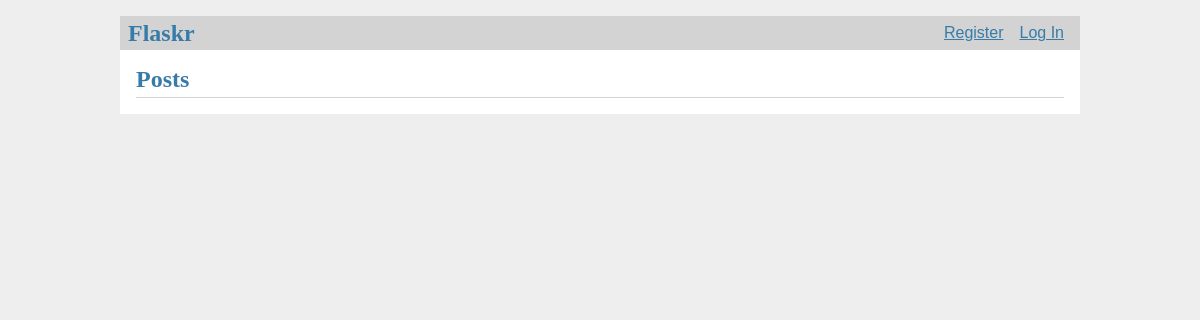
Before: / with the older database file.
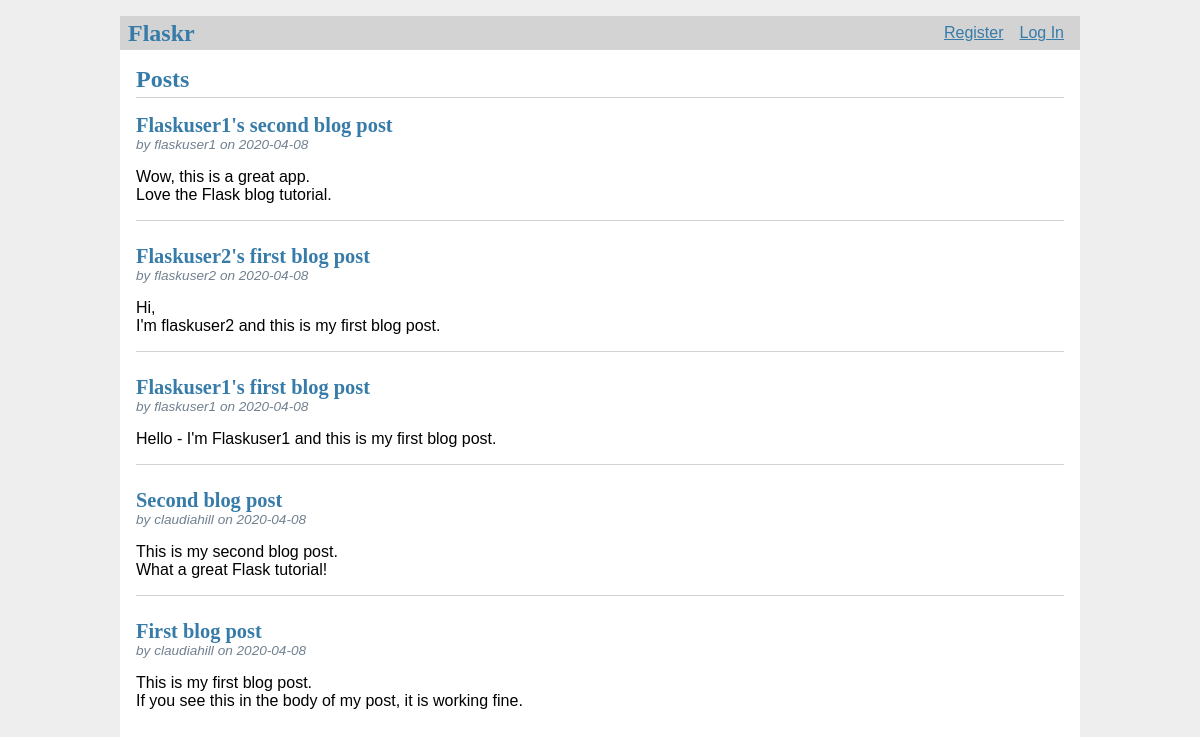
After: the same page with the newer database file.
### tables this page shows
CREATE TABLE post (
  id INTEGER PRIMARY KEY AUTOINCREMENT,
  author_id INTEGER NOT NULL,
  created TIMESTAMP NOT NULL DEFAULT CURRENT_TIMESTAMP,
  title TEXT NOT NULL,
  body TEXT NOT NULL,
  FOREIGN KEY (author_id) REFERENCES user (id)
);

CREATE TABLE user (
  id INTEGER PRIMARY KEY AUTOINCREMENT,
  username TEXT UNIQUE NOT NULL,
  password TEXT NOT NULL
);

### flaskr/blog.py (the view)
@bp.route('/')
def index():
    db = get_db()
    posts = db.execute(
        'SELECT p.id, title, body, created, author_id, username'
        ' FROM post p JOIN user u ON p.author_id = u.id'
        ' ORDER BY created DESC'
    ).fetchall()
    return render_template('blog/index.html', posts=posts)

### flaskr/auth.py (called while the page is built)
@bp.before_app_request
def load_logged_in_user():
    user_id = session.get('user_id')
    if user_id is None:
        g.user = None
    else:
        g.user = get_db().execute(
            'SELECT * FROM user WHERE id = ?', (user_id,)
        ).fetchone()

### flaskr/db.py (called while the page is built)
def get_db():
    if 'db' not in g:
        g.db = sqlite3.connect(
            current_app.config['DATABASE'],
            detect_types=sqlite3.PARSE_DECLTYPES
        )
        g.db.row_factory = sqlite3.Row
    return g.db

### flaskr/templates/blog/index.html (shortened to what this page needs)
{% extends 'base.html' %}
{% block header %}
  <h1>{% block title %}Posts{% endblock %}</h1>
{% endblock %}
{% block content %}
  {% for post in posts %}
    <article class="post">
      <header>
        <div>
          <h1>{{ post['title'] }}</h1>
          <div class="about">by {{ post['username'] }} on {{ post['created'].strftime('%Y-%m-%d') }}</div>
        </div>
      </header>
      <p class="body">{{ post['body'] }}</p>
    </article>
    {% if not loop.last %}
      <hr>
    {% endif %}
  {% endfor %}
{% endblock %}

### flaskr/templates/base.html (shortened to what this page needs)
<!doctype html>
<link rel="stylesheet" href="{{ url_for('static', filename='style.css') }}">
<nav>
  <h1>Flaskr</h1>
  <ul>
    {% if g.user %}
      <li><span>{{ g.user['username'] }}</span>
      <li><a href="{{ url_for('auth.logout') }}">Log Out</a>
    {% else %}
      <li><a href="{{ url_for('auth.register') }}">Register</a>
      <li><a href="{{ url_for('auth.login') }}">Log In</a>
    {% endif %}
  </ul>
</nav>
<section class="content">
  <header>
    {% block header %}{% endblock %}
  </header>
  {% block content %}{% endblock %}
</section>

### flaskr/static/style.css (style rules this page uses)
h1, h2, h3, h4, h5, h6 { font-family: serif; color: #377ba8; margin: 1rem 0; }
a { color: #377ba8; }
hr { border: none; border-top: 1px solid lightgray; }
nav { background: lightgray; display: flex; align-items: center; padding: 0 0.5rem; }
nav h1 { flex: auto; margin: 0; }
nav ul { display: flex; list-style: none; margin: 0; padding: 0; }
nav ul li a, nav ul li span, header .action { display: block; padding: 0.5rem; }
.content { padding: 0 1rem 1rem; }
.content > header { border-bottom: 1px solid lightgray; display: flex; align-items: flex-end; }
.content > header h1 { flex: auto; margin: 1rem 0 0.25rem 0; }
.post > header { display: flex; align-items: flex-end; font-size: 0.85em; }
.post > header > div:first-of-type { flex: auto; }
.post > header h1 { font-size: 1.5em; margin-bottom: 0; }
.post .about { color: slategray; font-style: italic; }
.post .body { white-space: pre-line; }
.content:last-child { margin-bottom: 0; }

Changed rows visible on the page:
added post: title "Flaskuser1's second blog post", username "flaskuser1", created "2020-04-08", body "Wow, this is a great app. Love the Flask blog tutorial."
added post: title "Flaskuser2's first blog post", username "flaskuser2", created "2020-04-08", body "Hi, I'm flaskuser2 and this is my first blog post."
added post: title "Flaskuser1's first blog post", username "flaskuser1", created "2020-04-08", body "Hello - I'm Flaskuser1 and this is my first blog post."
added post: title "Second blog post", username "claudiahill", created "2020-04-08", body "This is my second blog post. What a great Flask tutorial!"
added post: title "First blog post", username "claudiahill", created "2020-04-08", body "This is my first blog post. If you see this in the body of my post, it is working fine."
